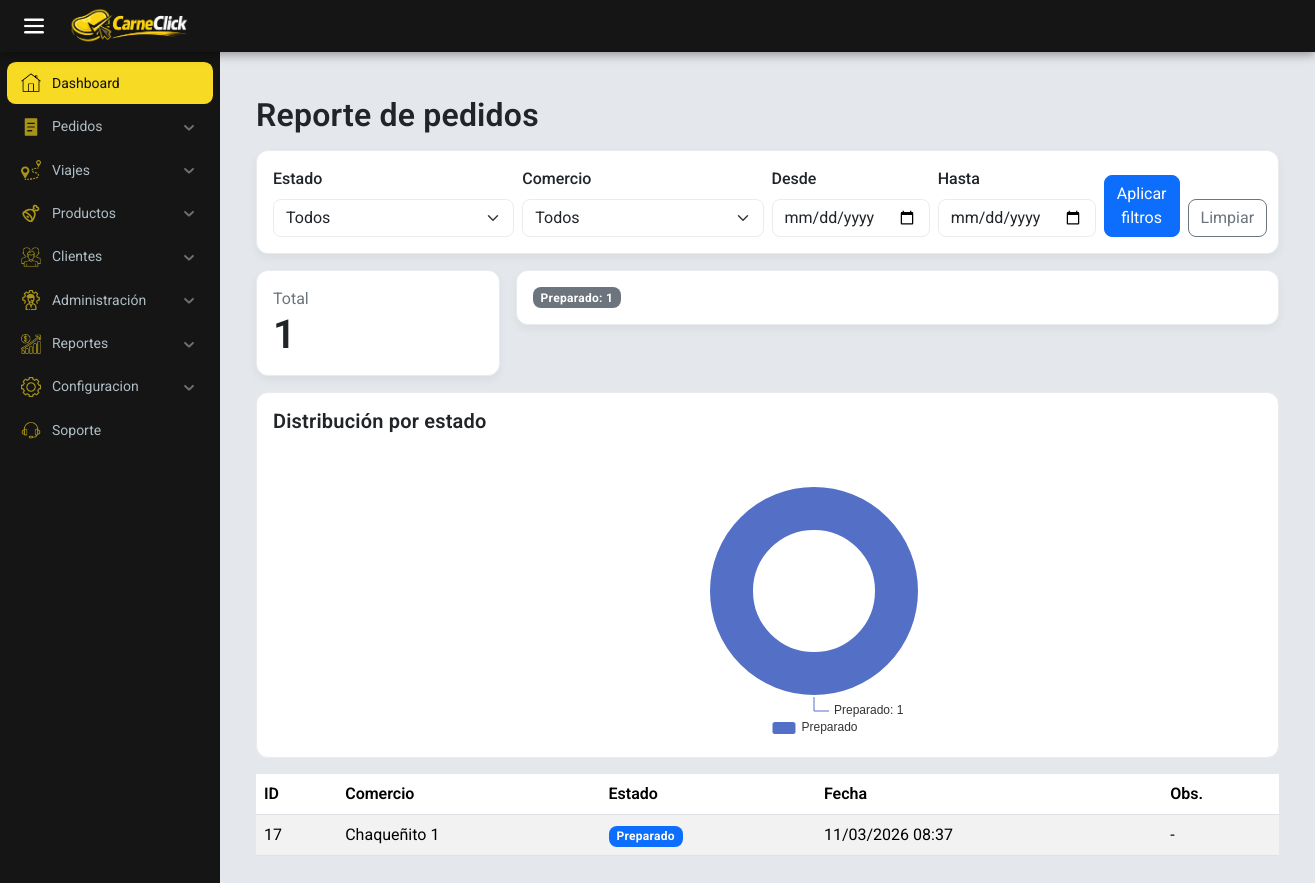
Page /encargado/reportes/pedidos/ (signed in) on the committed database.
### encargado/models.py (models this page shows, shortened)
class EstadoPedidos(models.Model):
    ESTADOS = [
        ('preparado', 'Preparado'),
        ('activo', 'Activo'),
        ('entregado', 'Entregado')
    ]
    estado = models.CharField(
        max_length=10,
        choices=ESTADOS,
        default='preparado',
    )

class Pedido(models.Model):
    comercio_origen = models.ForeignKey(
        Comercio, on_delete=models.RESTRICT, null=True,
        blank=True)
    observaciones = models.CharField(max_length=100, null=True, blank=True)
    cliente = models.ForeignKey(
        Cliente, on_delete=models.RESTRICT)
    pedido_pendiente = models.OneToOneField(
        Pedido_cliente,
        on_delete=models.CASCADE,
        null=True,
        blank=True
    )
    viaje = models.ForeignKey(
        Viaje, on_delete=models.RESTRICT, null=True, blank=True)
    user_id = models.ForeignKey(User, on_delete=models.CASCADE, default=1)
    creado_en = models.DateTimeField(default=timezone.now)
    estado = models.ForeignKey(
        EstadoPedidos, on_delete=models.CASCADE, default=1)
    history = HistoricalRecords()
    class Meta:
        db_table = 'pedido'
        verbose_name = 'Pedido'
        verbose_name_plural = 'Pedidos'
        ordering = ['id']

class Cliente(models.Model):
    nombre = models.CharField(max_length=200)
    apellido = models.CharField(max_length=200)
    dni = models.IntegerField()
    direccion = models.CharField(max_length=200)
    telefono = models.IntegerField()
    comercio = models.ForeignKey(Comercio, on_delete=models.CASCADE)
    user = models.ForeignKey(User, on_delete=models.CASCADE)

class Comercio(models.Model):
    nombre = models.CharField(max_length=200)
    cuit = models.IntegerField()
    direccion = models.CharField(max_length=200)

### encargado/views.py (the view)
# urls.py: path('reportes/pedidos/', views.reporte_pedidos, name='reporte_pedidos'),
@group_required('Encargado')
def reporte_pedidos(request):
    estado = request.GET.get('estado', '')
    comercio = request.GET.get('comercio', '')
    fecha_desde = request.GET.get('desde', '')
    fecha_hasta = request.GET.get('hasta', '')
    qs = Pedido.objects.select_related('cliente__comercio', 'estado').all()
    if estado:
        qs = qs.filter(estado__estado=estado)
    if comercio.isdigit():
        qs = qs.filter(cliente__comercio_id=int(comercio))
    if fecha_desde:
        qs = qs.filter(creado_en__date__gte=fecha_desde)
    if fecha_hasta:
        qs = qs.filter(creado_en__date__lte=fecha_hasta)
    total = qs.count()
    por_estado = (qs.values('estado__estado')
                  .annotate(cant=Count('id'))
                  .order_by('estado__estado'))
    comercios = Comercio.objects.all().order_by('nombre')
    return render(request, 'html/reportes/pedidos.html', {
        'pedidos': qs.order_by('-creado_en')[:200],
        'total': total,
        'por_estado': por_estado,
        'comercios': comercios,
        'estado_sel': estado,
        'comercio_sel': int(comercio) if comercio.isdigit() else None,
        'desde': fecha_desde,
        'hasta': fecha_hasta,
    })

### carneclick/context_processors.py (called while the page is built)
def client_info(request):
    cliente = None
    comercio_nombre = ''
    try:
        if request.user and request.user.is_authenticated:
            from encargado.models import Cliente as ClienteModel
            cliente = ClienteModel.objects.filter(
                user=request.user).select_related('comercio').first()
            if cliente and getattr(cliente, 'comercio', None):
                comercio_nombre = cliente.comercio.nombre
    except Exception:
        cliente = None
        comercio_nombre = ''
    return {
        'cliente_obj': cliente,
        'comercio_nombre': comercio_nombre,
    }

### encargado/templates/html/reportes/pedidos.html (shortened to what this page needs)
{% extends 'base_encargado.html' %}
{% load static %}
{% block content %}
<div class="container py-4">
  <div class="d-flex justify-content-between align-items-center mb-3">
    <h2 class="mb-0">Reporte de pedidos</h2>
  </div>
  <form method="get" class="card mb-3 shadow-sm">
    <div class="card-body">
      <div class="row g-2">
        <div class="col-md-3">
          <label class="form-label">Estado</label>
          <select class="form-select" name="estado">
            <option value="">Todos</option>
          </select>
        </div>
        <div class="col-md-3">
          <label class="form-label">Comercio</label>
          <select class="form-select" name="comercio">
            <option value="">Todos</option>
          </select>
        </div>
        <div class="col-md-2">
          <label class="form-label">Desde</label>
          <input type="date" class="form-control" name="desde" value="{{ desde }}">
        </div>
        <div class="col-md-2">
          <label class="form-label">Hasta</label>
          <input type="date" class="form-control" name="hasta" value="{{ hasta }}">
        </div>
        <div class="col-md-2 d-flex align-items-end gap-2">
          <button class="btn btn-primary flex-grow-1" type="submit">Aplicar filtros</button>
          <a class="btn btn-outline-secondary" href="?">Limpiar</a>
        </div>
      </div>
    </div>
  </form>
  <div class="row g-3 mb-3">
    <div class="col-md-3">
      <div class="card shadow-sm"><div class="card-body"><div class="text-muted">Total</div><div class="display-6">{{ total }}</div></div></div>
    </div>
    <div class="col-md-9">
      <div class="card shadow-sm"><div class="card-body">
        <div class="d-flex gap-3 flex-wrap">
          {% for e in por_estado %}
            <span class="badge bg-secondary">{{ e.estado__estado|capfirst }}: {{ e.cant }}</span>
          {% empty %}<span class="text-muted">Sin datos</span>{% endfor %}
        </div>
      </div></div>
    </div>
  </div>
  <div class="card mb-3">
    <div class="card-body">
      <h5 class="card-title">Distribución por estado</h5>
      <div id="pedidosEstadoChart" style="height:300px;"></div>
    </div>
  </div>
  <div class="table-responsive">
    <table class="table table-striped table-hover align-middle">
      <thead>
        <tr>
          <th>ID</th>
          <th>Comercio</th>
          <th>Estado</th>
          <th>Fecha</th>
          <th>Obs.</th>
        </tr>
      </thead>
      <tbody>
        {% for p in pedidos %}
        <tr>
          <td>{{ p.id }}</td>
          <td>{{ p.cliente.comercio.nombre }}</td>
          <td>
            {% if p.estado.estado == 'preparado' %}
              <span class="badge bg-primary">Preparado</span>
            {% elif p.estado.estado == 'activo' %}
              <span class="badge bg-warning text-dark">Activo</span>
            {% elif p.estado.estado == 'entregado' %}
              <span class="badge bg-success">Entregado</span>
            {% else %}
              {{ p.estado.estado|capfirst }}
            {% endif %}
          </td>
          <td>{{ p.creado_en|date:"d/m/Y H:i" }}</td>
          <td>{{ p.observaciones|default:"-" }}</td>
        </tr>
        {% empty %}
        <tr><td colspan="5" class="text-center py-3">Sin resultados</td></tr>
        {% endfor %}
      </tbody>
    </table>
  </div>
  <script>
    (function(){
      const labels = [
        {% for e in por_estado %}"{{ e.estado__estado|capfirst }}"{% if not forloop.last %}, {% endif %}{% endfor %}
      ];
      const data = [
        {% for e in por_estado %}{{ e.cant }}{% if not forloop.last %}, {% endif %}{% endfor %}
      ];
      const el = document.getElementById('pedidosEstadoChart');
      if (el && labels.length) {
        const chart = echarts.init(el);
        chart.setOption({
          tooltip: { trigger: 'item' },
          legend: { bottom: 0 },
          series: [{
            name: 'Pedidos',
            type: 'pie',
            radius: ['40%', '70%'],
            avoidLabelOverlap: true,
            itemStyle: { borderRadius: 6, borderColor: '#fff', borderWidth: 2 },
            label: { show: true, formatter: '{b}: {c}' },
            data: labels.map((l, i) => ({ name: l, value: data[i] }))
          }]
        });
      }
    })();
  </script>
</div>
{% endblock %}

### carneclick/static/css/theme.css (style rules this page uses)
:root { --brand-bg: #f7f9fc; --brand-text: #212529; --brand-muted: #6c757d; --brand-primary: #0d6efd; --brand-success: #198754; --brand-warning: #ffc107; --brand-danger: #dc3545; --brand-info: #0dcaf0; --brand-border: #e9ecef; --brand-card-bg: #ffffff; }
html, body { background-color: var(--brand-bg); color: var(--brand-text); font-family: "Inter", system-ui, -apple-system, "Segoe UI", Roboto, "Helvetica Neue", Arial, "Noto Sans", "Liberation Sans", sans-serif; -webkit-font-smoothing: antialiased; -moz-osx-font-smoothing: grayscale; }
h1, h2, h3, h4, h5 { font-weight: 600; letter-spacing: 0.2px; }
small, .small, .text-muted { color: var(--brand-muted) !important; }
.card { border: 1px solid var(--brand-border); border-radius: 0.75rem; background: var(--brand-card-bg); }
.card.shadow-sm { box-shadow: 0 4px 10px rgba(0, 0, 0, 0.05) !important; }
.table thead th { font-weight: 600; }
.table-striped>tbody>tr:nth-of-type(odd) { --bs-table-accent-bg: rgba(0, 0, 0, .02); }
.badge { border-radius: 0.5rem; letter-spacing: 0.3px; }
.btn { border-radius: 0.5rem; }
.btn-primary { background-color: var(--brand-primary); border-color: var(--brand-primary); }
.form-label { font-weight: 500; }
.form-control, .form-select { border-color: var(--brand-border); border-radius: 0.5rem; }
.display-6 { font-weight: 600; }

### encargado/static/encargado/css/style_encargado.css (style rules this page uses)
:root { --background-color: #ffffff; --prymary-color: #F7DA24; --secondary-color: #151515; --text-color: #000000; --border-color: #ffffff; --sb-w: 220px; --sb-mini: 62px; --bar-h: 52px; --main-bg: #e4e7eb; }
* { margin: 0; padding: 0; box-sizing: border-box; font-family: "Roboto", sans-serif; }
body { width: 100%; min-height: 100vh; background-color: var(--main-bg); }

### rows in the picture
EstadoPedidos: estado__estado "Preparado", cant "1"
Pedido: id "17", cliente.comercio.nombre "Chaqueñito 1", shows "Preparado", creado_en "11/03/2026 08:37", observaciones "-"

### other values in the picture
{{ ui.Dashboard }} "Dashboard"
{{ ui.Orders }} "Pedidos"
{{ ui.Trips }} "Viajes"
{{ ui.Products }} "Productos"
{{ ui.Clients }} "Clientes"
{{ ui.Administration }} "Administración"
{{ ui.Reports }} "Reportes"
{{ ui.Settings }} "Configuracion"
{{ ui.Support }} "Soporte"
{{ total }} "1"
chart data {{ e.estado__estado|capfirst }} Preparado
